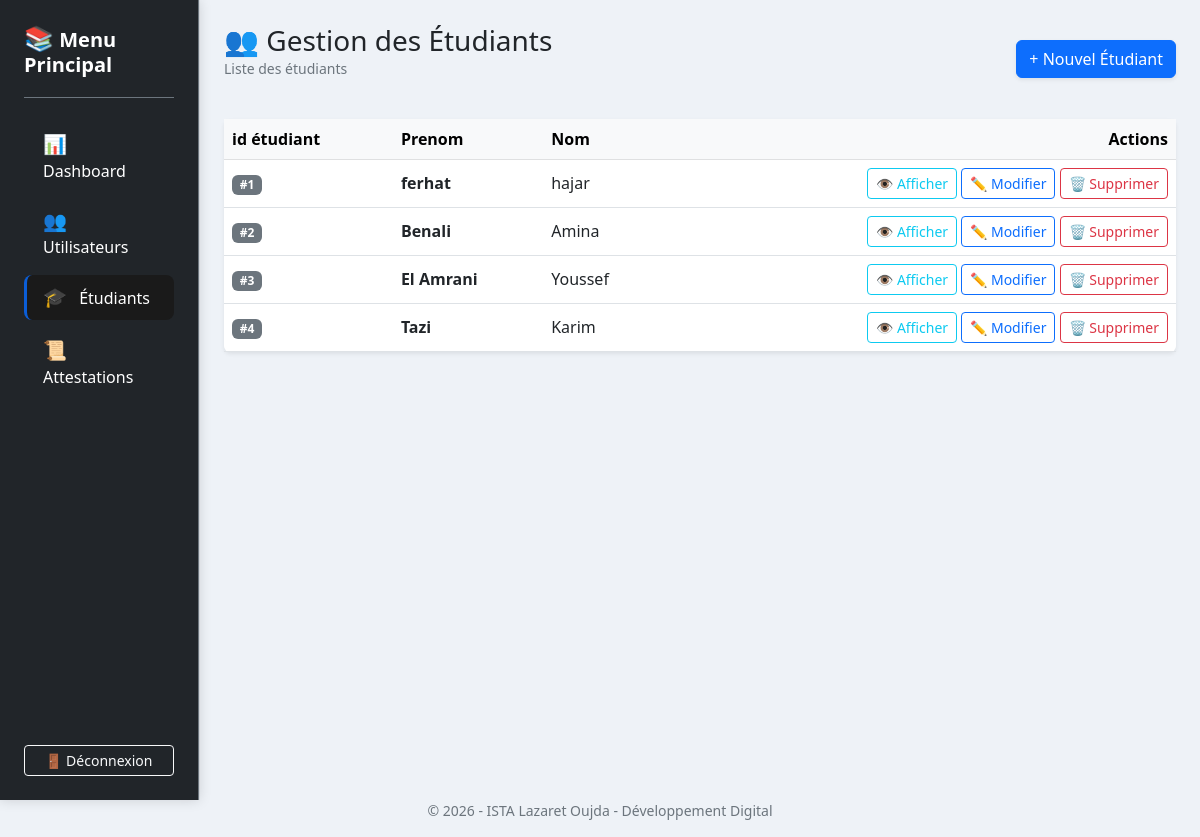
The page /students/index.php (signed in) on the database its author committed.
### tables this page shows
CREATE TABLE `students` (
  `id` int(11) NOT NULL,
  `firstname` varchar(100) NOT NULL,
  `lastname` varchar(100) NOT NULL,
  `date_of_birth` date NOT NULL,
  `code_student` varchar(50) NOT NULL,
  `cin` varchar(50) NOT NULL,
  `filiere` varchar(150) NOT NULL,
  `user_id` int(11) DEFAULT NULL
);

### students/index.php (the view, shortened to what this page needs)
<?php
    include('../partials/header.php');
    $pdo = Database::getConnection();
    $query = $pdo->prepare("SELECT id, firstname, lastname FROM students");
    $query->execute();
    $students = $query->fetchAll();
?>
<div class="container-fluid">
    <div class="row min-vh-100">
        <div class="col-md-3 col-xl-2 px-0 bg-white border-end">
            <?php include ('../partials/sidebar.php'); ?>
        </div>
        <div class="col-md-9 col-xl-10 p-4">
            <div class="d-flex justify-content-between align-items-center mb-4">
                <div>
                    <h1 class="h3 mb-0 text-gray-800">👥 Gestion des Étudiants</h1>
                    <p class="text-muted small">Liste des étudiants</p>
                </div>
                <a href="create.php" class="btn btn-primary shadow-sm">+ Nouvel Étudiant</a>
            </div>
            <div class="card shadow-sm border-0">
                <div class="card-body p-0">
                    <div class="table-responsive">
                        <table class="table table-hover align-middle mb-0">
                            <thead class="table-light">
                                <tr>
                                    <th>id étudiant</th>
                                    <th>Prenom</th>
                                    <th>Nom</th>
                                    <th class="text-end">Actions</th>
                                </tr>
                            </thead>
                            <tbody>
                                <?php foreach ($students as $s) : ?>
                                <tr>
                                    <td><span class="badge bg-secondary">#<?php echo htmlspecialchars($s['id']); ?></span></td>
                                    <td class="fw-bold"><?php echo htmlspecialchars($s['firstname']); ?></td>
                                    <td><?php echo htmlspecialchars($s['lastname']); ?></td>
                                    <td class="text-end">
                                        <a href="show.php?id=<?php echo $s['id']; ?>" class="btn btn-sm btn-outline-info">👁️ Afficher</a>
                                        <a href="edit.php?id=<?php echo $s['id']; ?>" class="btn btn-sm btn-outline-primary">✏️ Modifier</a>
                                        <a href="delete.php?id=<?php echo $s['id']; ?>" class="btn btn-sm btn-outline-danger" onclick="return confirm('Êtes-vous sûr de vouloir supprimer cet étudiant ?');">🗑️ Supprimer</a>
                                    </td>
                                </tr>
                                <?php endforeach; ?>
                            </tbody>
                        </table>
                    </div>
                </div>
            </div>
        </div>
    </div>
</div>
<?php include('../partials/footer.php'); ?>

### partials/style.css (style rules this page uses)
:root { --bs-body-bg: #eef2f7; --bs-light: #dbe2ea; --bs-white: #f8f9ff; --bs-primary: #0b5ed7; --bs-info: #198cff; --bs-warning: #c69500; --bs-success: #198754; }
body { background-color: #eef2f7; color: #212529; }

### rows shown on the page
students: id "1", firstname "ferhat", lastname "hajar"
students: id "2", firstname "Benali", lastname "Amina"
students: id "3", firstname "El Amrani", lastname "Youssef"
students: id "4", firstname "Tazi", lastname "Karim"
